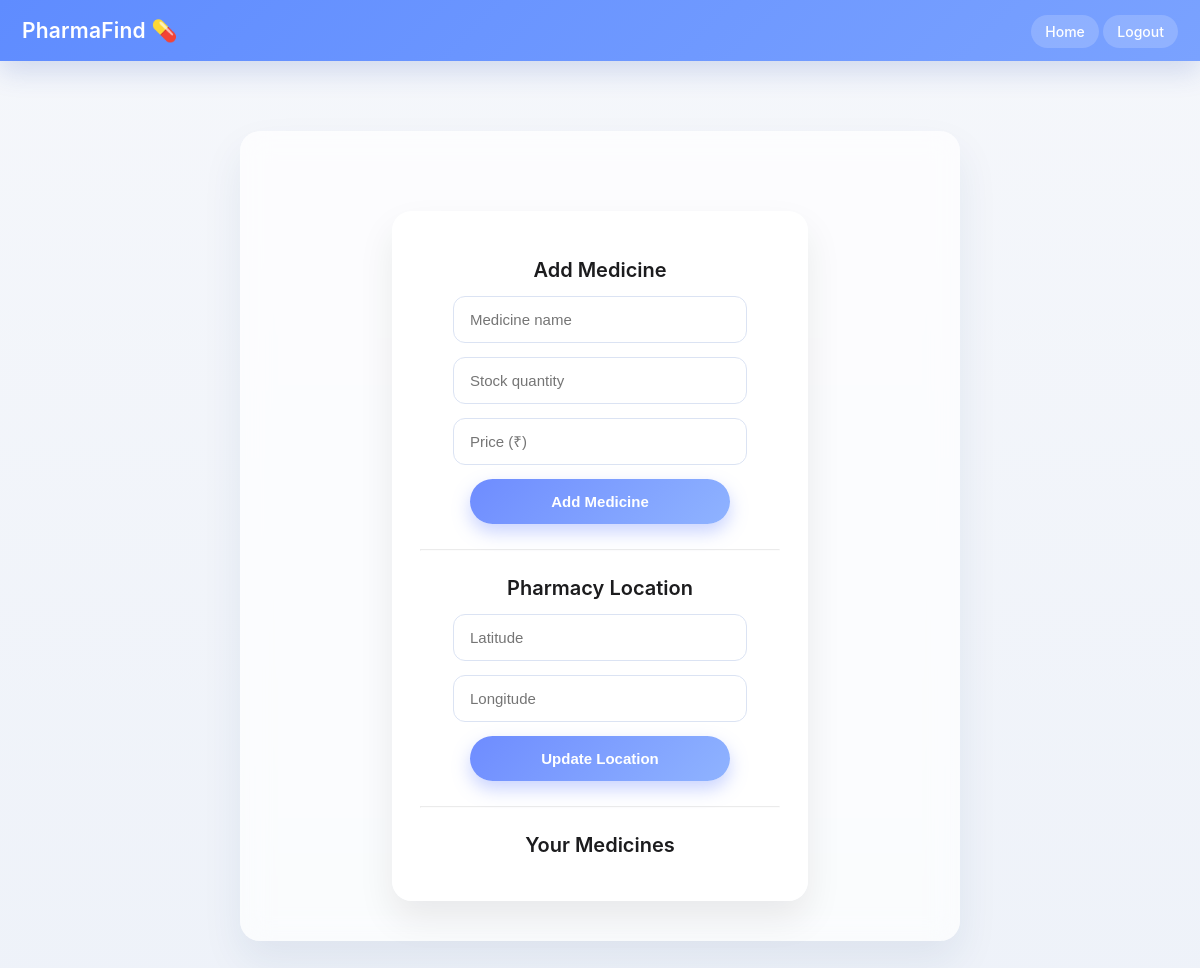
/dashboard (signed in), run on an earlier commit of the app's database.
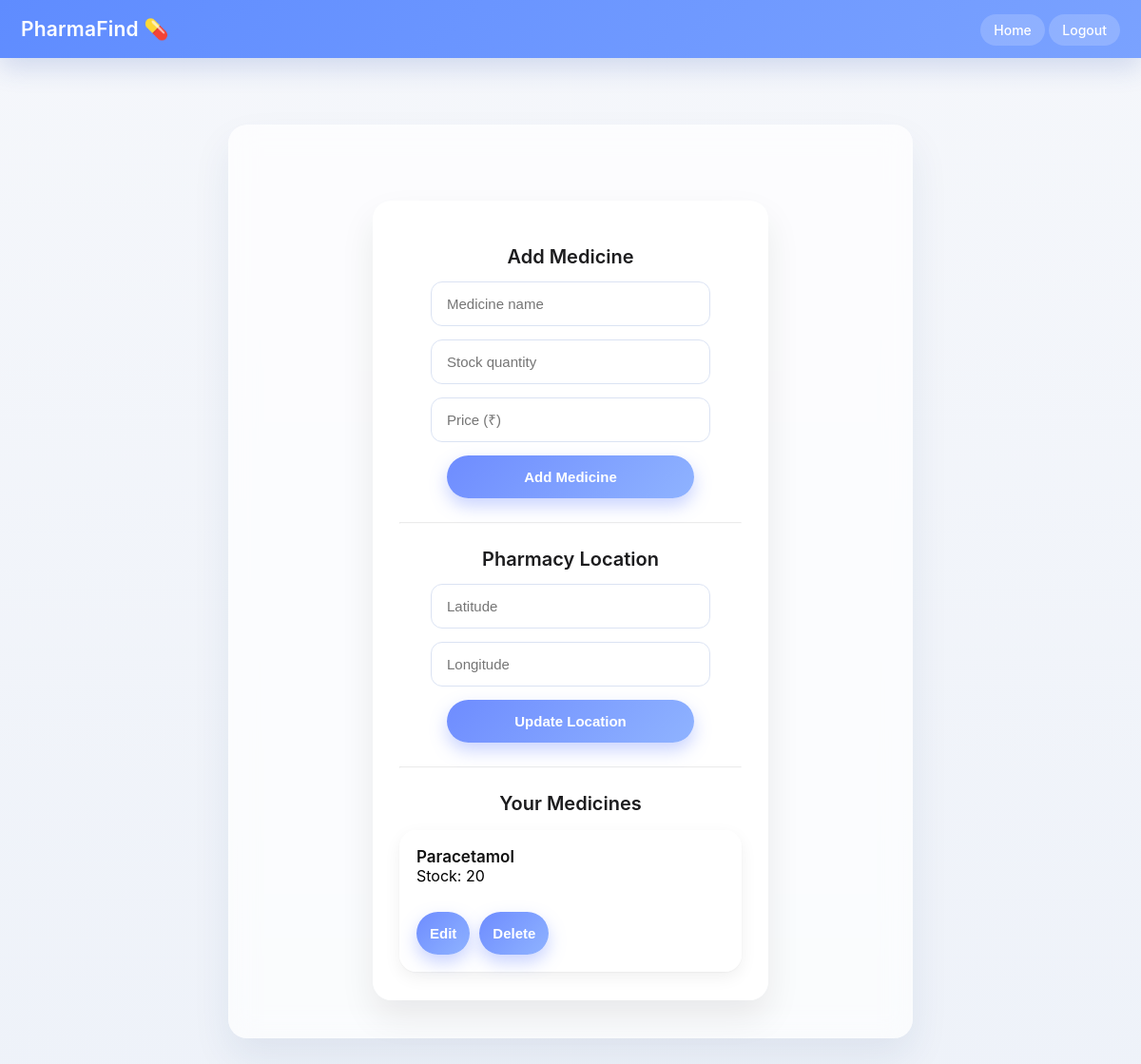
And on a later commit of the database.
### tables this page shows
CREATE TABLE medicines (
    id INTEGER PRIMARY KEY AUTOINCREMENT,
    name TEXT NOT NULL,
    shop TEXT NOT NULL,
    stock INTEGER NOT NULL
);

### app.py (the view)
@app.route("/dashboard", methods=["GET", "POST"])
def dashboard():
    if "user" not in session:
        return redirect("/login")
    shop = session["user"]
    if request.method == "POST":
        name = request.form["name"]
        stock = request.form["stock"]
        price = request.form["price"]
        add_medicine(name, stock, shop, price)
    medicines = get_pharmacy_medicines(shop)
    return render_template("dashboard.html", medicines=medicines)

### app.py (called while the page is built)
def get_db():
    return sqlite3.connect("pharma.db")

def get_pharmacy_medicines(shop):
    conn = get_db()
    cursor = conn.cursor()
    cursor.execute(
        "SELECT id, name, stock FROM medicines WHERE shop=?",
        (shop,)
    )
    meds = cursor.fetchall()
    conn.close()
    return meds

### templates/dashboard.html (shortened to what this page needs)
<!DOCTYPE html>
<html>
<head>
    <link rel="stylesheet" href="{{ url_for('static', filename='style.css') }}">
</head>
<body>
<header>
    <div class="header-left">PharmaFind 💊</div>
    <div class="header-right">
        <a href="/">Home</a>
        <a href="/logout">Logout</a>
    </div>
</header>
<div class="container">
    <div class="auth-card" style="max-width:500px">
        <h2>Add Medicine</h2>
        <form method="POST">
            <input type="text" name="name" placeholder="Medicine name" required>
            <input type="number" name="stock" placeholder="Stock quantity" required>
            <input type="number" step="0.01" name="price" placeholder="Price (₹)" required>
            <button type="submit">Add Medicine</button>
        </form>
        <hr style="margin:25px 0; opacity:0.2;">
        <h2>Pharmacy Location</h2>
        <form method="POST" action="/update_location">
            <input type="text" name="latitude" placeholder="Latitude">
            <input type="text" name="longitude" placeholder="Longitude">
            <button type="submit">Update Location</button>
        </form>
        <hr style="margin:25px 0; opacity:0.2;">
        <h2>Your Medicines</h2>
        {% for med in medicines %}
        <div class="result-card" style="text-align:left">
            <strong>{{ med[1] }}</strong><br>
            Stock: {{ med[2] }}<br><br>
            <div class="button-row" style="justify-content:flex-start">
                <a href="/edit/{{ med[0] }}">
                    <button>Edit</button>
                </a>
                <a href="/delete/{{ med[0] }}">
                    <button class="delete">Delete</button>
                </a>
            </div>
        </div>
        {% endfor %}
    </div>
</div>
</body>
</html>

What changed in the data, as far as the page shows it:
now on this page (row edited): medicines: name "Paracetamol", stock "20"
